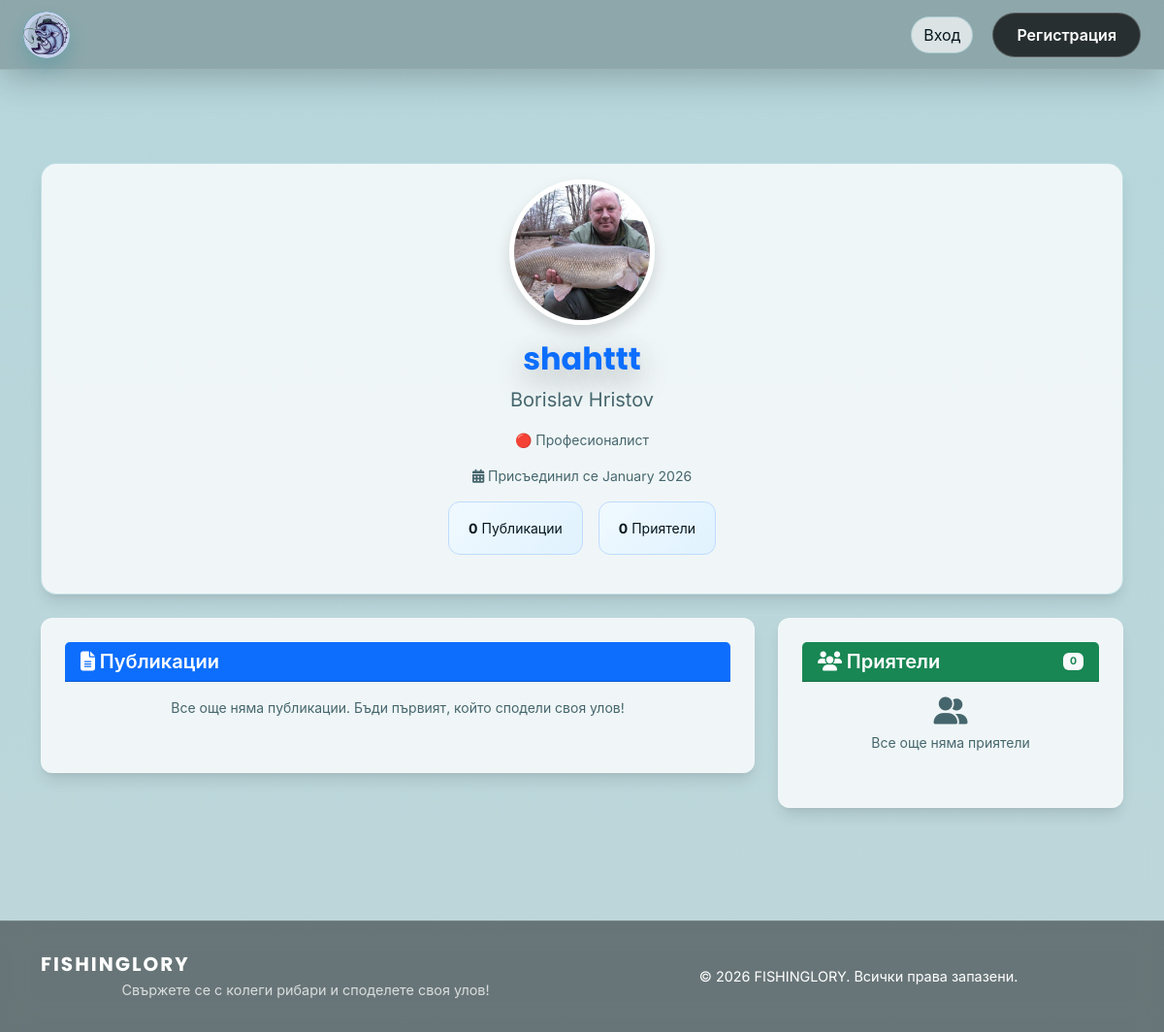
The page /be/users/profile.php?id=1 on the database its author committed.
### tables this page shows
CREATE TABLE `user_profiles` (
  `user_id` int(11) NOT NULL,
  `first_name` varchar(50) DEFAULT NULL,
  `last_name` varchar(50) DEFAULT NULL,
  `avatar_url` varchar(255) DEFAULT NULL,
  `bio` text DEFAULT NULL,
  `location` varchar(100) DEFAULT NULL,
  `experience_level` enum('beginner','advanced','pro') DEFAULT 'beginner'
);

CREATE TABLE `users` (
  `id` int(11) NOT NULL,
  `full_name` varchar(100) NOT NULL,
  `username` varchar(50) NOT NULL,
  `email` varchar(100) NOT NULL,
  `password_hash` varchar(255) NOT NULL,
  `role` enum('user','admin') DEFAULT 'user',
  `is_verified` tinyint(1) DEFAULT 0,
  `status` enum('active','banned') DEFAULT 'active',
  `created_at` timestamp NOT NULL DEFAULT current_timestamp(),
  `last_login` timestamp NULL DEFAULT NULL
);

### Config/languages.php (called while the page is built, shortened)
<?php
$lang = $_SESSION['lang'] ?? 'bg';
function __($key) {
    global $lang, $translations;
    return $translations[$lang][$key] ?? $key;
}
function getCurrentLang() {
    global $lang;
    return $lang;
}
?>

### Config/security.php (called while the page is built, shortened)
<?php
function generateCsrfToken() {
    return $_SESSION['csrf_token'];
}
function assetVersion(string $relativePath): string {
    $relativePath = ltrim($relativePath, "/\\");
    $fullPath = dirname(__DIR__) . DIRECTORY_SEPARATOR . $relativePath;
    if (is_file($fullPath)) {
        return (string) filemtime($fullPath);
    }
    return (string) time();
}

### Config/avatar_helper.php (called while the page is built, shortened)
<?php
function resolveDefaultAvatarPath() {
    $candidates = [
        'fe/assets/img/default-avatar.png',
        'fe/assets/img/avatars/default.png',
        'fe/assets/img/logo_rounded.png',
    ];
    foreach ($candidates as $candidate) {
        if (is_file(__DIR__ . '/../' . $candidate)) {
            $resolved = $candidate;
            return $resolved;
        }
    }
    $resolved = 'fe/assets/img/logo.png';
    return $resolved;
}
function getUserAvatar($avatarUrl, $currentPath = null) {
    $defaultAvatar = resolveDefaultAvatarPath();
    $avatar = $avatarUrl ?? $defaultAvatar;
    if ($currentPath === null) {
        $currentPath = $_SERVER['PHP_SELF'] ?? '';
    }
    if (strpos($currentPath, '/fe/pages/') !== false) {
        if (strpos($avatar, 'fe/') === 0) {
            $path = '../../' . $avatar;
            if ($avatar === $defaultAvatar) {
                $version = avatarAssetVersion($defaultAvatar);
                if ($version !== null) {
                    $path .= '?v=' . $version;
                }
            }
            return $path;
        }
    } elseif (strpos($currentPath, '/be/') !== false) {
        if (strpos($avatar, 'fe/') === 0) {
            $path = '../../' . $avatar;
            return $path;
        }
    }
    return $avatar;
}

### be/users/profile.php (the view, shortened to what this page needs)
<?php
require '../../config/database.php';
require '../../config/security.php';
require '../../config/languages.php';
$profileId = (int)($_GET['id'] ?? 0);
$currentUser = $_SESSION['user_id'] ?? 0;
$stmt = $pdo->prepare("
    SELECT u.id, u.username, u.full_name, u.created_at, up.avatar_url, up.bio, up.location, up.experience_level
    FROM users u
    LEFT JOIN user_profiles up ON u.id = up.user_id
    WHERE u.id = ?
");
$stmt->execute([$profileId]);
$user = $stmt->fetch();
$checkFriend = $pdo->prepare(
    "SELECT 1 FROM friends WHERE user_id = ? AND friend_id = ?"
);
$checkFriend->execute([$currentUser, $profileId]);
$isFriend = $checkFriend->fetch();
$posts = [];
if ($isFriend || $currentUser === $profileId) {
    $stmt = $pdo->prepare("SELECT * FROM posts WHERE user_id = ? ORDER BY created_at DESC");
    $stmt->execute([$profileId]);
    $posts = $stmt->fetchAll();
} else {
    $stmt = $pdo->prepare("SELECT * FROM posts WHERE user_id = ? AND visibility = 'public' ORDER BY created_at DESC");
    $stmt->execute([$profileId]);
    $posts = $stmt->fetchAll();
}
$stmt = $pdo->prepare("
    SELECT COUNT(DISTINCT CASE
        WHEN user_id = ? THEN friend_id
        WHEN friend_id = ? THEN user_id
    END) as count
    FROM friends
    WHERE user_id = ? OR friend_id = ?
");
$stmt->execute([$profileId, $profileId, $profileId, $profileId]);
$friendCount = $stmt->fetch()['count'];
$stmt = $pdo->prepare("
    SELECT DISTINCT u.id, u.username, u.full_name, up.avatar_url
    FROM (
        SELECT friend_id as friend FROM friends WHERE user_id = ?
        UNION
        SELECT user_id as friend FROM friends WHERE friend_id = ?
    ) f
    JOIN users u ON u.id = f.friend
    LEFT JOIN user_profiles up ON u.id = up.user_id
    LIMIT 6
");
$stmt->execute([$profileId, $profileId]);
$friends = $stmt->fetchAll();
require_once '../../config/avatar_helper.php';
$profileAvatar = getUserAvatar($user['avatar_url'] ?? null);
?>
<!DOCTYPE html>
<html lang="<?= getCurrentLang() ?>">
<head>
    <link href="https://cdn.jsdelivr.net/npm/bootstrap@5.3.3/dist/css/bootstrap.min.css" rel="stylesheet">
    <link rel="stylesheet" href="https://cdnjs.cloudflare.com/ajax/libs/font-awesome/6.5.0/css/all.min.css">
    <link rel="stylesheet" href="../../fe/assets/css/style.css?v=<?= assetVersion('fe/assets/css/style.css') ?>">
    <link rel="stylesheet" href="../../fe/assets/css/navbar.css?v=<?= assetVersion('fe/assets/css/navbar.css') ?>">
    <link rel="stylesheet" href="../../fe/assets/css/profile.css?v=<?= assetVersion('fe/assets/css/profile.css') ?>">
    <link rel="stylesheet" href="../../fe/assets/css/posts.css?v=<?= assetVersion('fe/assets/css/posts.css') ?>">
    <link rel="stylesheet" href="../../fe/assets/css/components.css?v=<?= assetVersion('fe/assets/css/components.css') ?>">
</head>
<body class="d-flex flex-column min-vh-100" data-user-id="<?= isset($_SESSION['user_id']) ? $_SESSION['user_id'] : 0 ?>" data-csrf-token="<?= generateCsrfToken() ?>" data-theme="<?= $_SESSION['theme'] ?? 'light' ?>">
<?php include '../../fe/components/navbar.php'; ?>
<main class="flex-grow-1 container my-5 py-5">
    <div class="card mb-4 shadow profile-main-card">
        <div class="card-body text-center">
            <img src="<?= htmlspecialchars($profileAvatar) ?>" width="150" height="150" class="rounded-circle mb-3 border border-primary profile-avatar-main">
            <h2 class="fw-bold text-primary"><?= htmlspecialchars($user['username']) ?></h2>
            <p class="text-muted fs-5"><?= htmlspecialchars($user['full_name']) ?></p>
            <?php if (!empty($user['experience_level'])): ?>
                <p class="text-muted mb-3">
                    <?php
                    $levels = [
                        'beginner' => '🟢 ' . __('beginner'),
                        'advanced' => '🟡 ' . __('advanced'),
                        'pro' => '🔴 ' . __('pro')
                    ];
                    echo $levels[$user['experience_level']] ?? '🟢 ' . __('beginner');
                    ?>
                </p>
            <?php endif; ?>
            <p class="text-muted"><i class="fas fa-calendar-alt"></i> <?= __('joined') ?> <?= date('F Y', strtotime($user['created_at'])) ?></p>
            <div class="profile-stats">
                <div class="profile-stat-item"><strong><?= count($posts) ?></strong> <?= __('posts') ?></div>
                <div class="profile-stat-item"><strong><?= $friendCount ?></strong> <?= __('friends') ?></div>
            </div>
        </div>
    </div>
    <div class="row">
        <div class="col-md-8">
            <div class="card profile-section-card">
                <div class="card-header bg-primary text-white">
                    <h5 class="mb-0"><i class="fas fa-file-alt"></i> <?= __('posts') ?></h5>
                </div>
                <div class="card-body">
                    <?php if (empty($posts)): ?>
                        <p class="text-center text-muted"><?= __('no_posts') ?></p>
                    <?php endif; ?>
                </div>
            </div>
        </div>
        <div class="col-md-4">
            <div class="card profile-section-card">
                <div class="card-header bg-success text-white d-flex justify-content-between align-items-center">
                    <h5 class="mb-0"><i class="fas fa-users"></i> <?= __('friends') ?></h5>
                    <span class="badge bg-light text-success"><?= $friendCount ?></span>
                </div>
                <div class="card-body">
                    <?php if (empty($friends)): ?>
                        <p class="text-center text-muted">
                            <i class="fas fa-user-friends fa-2x mb-2 d-block"></i>
                            <?= __('no_friends') ?>
                        </p>
                    <?php endif; ?>
                </div>
            </div>
        </div>
    </div>
</main>
<?php include '../../fe/components/footer.php'; ?>
</body>
</html>

### fe/assets/css/style.css (style rules this page uses)
:root { --primary-color: #088395; --primary-light: #7AB2B2; --primary-dark: #09637E; --primary-600: #088395; --accent-ocean: #7AB2B2; --accent-success: #10B981; --accent-warning: #F59E0B; --accent-danger: #EF4444; --bg-primary: #DCEBED; --bg-secondary: rgba(255, 255, 255, 0.8); --bg-tertiary: rgba(8, 131, 149, 0.1); --bg-card: rgba(255, 255, 255, 0.65); --bg-sidebar: rgba(255, 255, 255, 0.4); --bg-post: rgba(255, 255, 255, 0.7); --text-primary: #04161D; --text-secondary: #088395; --text-tertiary: #557A7A; --text-muted: #46666D; --surface-1: rgba(255, 255, 255, 0.78); --surface-2: rgba(255, 255, 255, 0.68); --border-color: rgba(8, 131, 149, 0.2); --gradient-primary: linear-gradient(135deg, #088395 0%, #7AB2B2 100%); --gradient-success: linear-gradient(135deg, #10B981 0%, #059669 100%); --gradient-sidebar: linear-gradient(135deg, rgba(0,0,0,0.35) 0%, rgba(8,131,149,0.12) 100%); --gradient-post: linear-gradient(135deg, rgba(0,0,0,0.35) 0%, rgba(8,131,149,0.14) 100%); --shadow-xs: 0 1px 2px 0 rgba(0, 0, 0, 0.05); --shadow-sm: 0 1px 3px 0 rgba(0, 0, 0, 0.1), 0 1px 2px 0 rgba(0, 0, 0, 0.06); --shadow-md: 0 4px 6px -1px rgba(0, 0, 0, 0.1), 0 2px 4px -1px rgba(0, 0, 0, 0.06); --shadow-lg: 0 10px 15px -3px rgba(0, 0, 0, 0.1), 0 4px 6px -2px rgba(0, 0, 0, 0.05); --shadow-xl: 0 20px 25px -5px rgba(0, 0, 0, 0.1), 0 10px 10px -5px rgba(0, 0, 0, 0.04); --radius-sm: 8px; --radius-md: 12px; --radius-lg: 16px; --radius-xl: 20px; --transition-fast: 150ms ease-in-out; --transition-base: 250ms ease-in-out; --transition-slow: 350ms ease-in-out; --body-bg-image-light: url('../img/bg_light.jpg'); --body-bg-image-dark: url('../img/bg_dark.jpg'); --body-bg-overlay-light: linear-gradient(180deg, rgba(8, 131, 149, 0.18) 0%, rgba(6, 95, 111, 0.14) 100%); --body-bg-overlay-dark: linear-gradient(180deg, rgba(0, 0, 0, 0.28) 0%, rgba(0, 0, 0, 0.32) 100%); --body-bg-image: var(--body-bg-image-light); --body-bg-overlay: var(--body-bg-overlay-light); }
* { box-sizing: border-box; }
html { scroll-behavior: smooth; }
body { background-color: var(--bg-primary); background-image: var(--body-bg-overlay), var(--body-bg-image); background-size: cover; background-position: center; background-repeat: no-repeat; background-blend-mode: multiply, normal; background-attachment: fixed; color: var(--text-primary); font-family: 'Inter', -apple-system, BlinkMacSystemFont, 'Segoe UI', Roboto, 'Helvetica Neue', Arial, sans-serif; font-size: 14px; line-height: 1.5; transition: background-color var(--transition-base), background-image var(--transition-slow); }
body > * { transition: opacity 0.72s cubic-bezier(0.16, 1, 0.3, 1); }
body > *:not(.bubble-container):not(.transition-overlay) { animation: page-content-fade-in 420ms cubic-bezier(0.16, 1, 0.3, 1) both; }
h1, h2, h3, h4, h5, h6 { font-family: 'Poppins', 'Inter', -apple-system, BlinkMacSystemFont, 'Segoe UI', Roboto, Arial, sans-serif; font-weight: 600; line-height: 1.2; }
.text-muted { color: var(--text-muted) !important; }
.sidebar-card, .create-post-modern, .modern-post, .profile-main-card, .profile-section-card, .messages-container, .conversation-list, .conversation-thread, .activity-card, .friend-card, .request-card, .login-card, .register-card, .glass-card { background: var(--surface-1) !important; border-color: var(--border-color) !important; color: var(--text-primary) !important; box-shadow: var(--shadow-lg) !important; }
.post-header, .post-content, .post-actions, .comment-section, .message-input-area, .conversation-list-header, .activity-header-section, .profile-section-card, .friends-page .page-title, .requests-page .page-title { border-color: rgba(255, 255, 255, 0.14) !important; color: var(--text-primary) !important; }
h1, h2, h3 { text-shadow: 0 10px 30px rgba(0, 0, 0, 0.35); }
.modern-post, .profile-main-card, .profile-section-card, .messages-container, .activity-card, .friend-card, .request-card { background-image: none !important; }

### fe/assets/css/navbar.css (style rules this page uses)
body { padding-top: 72px; }

### rows shown on the page
user_profiles: avatar_url (picture), user_id.username "shahttt", user_id.full_name "Borislav Hristov", experience_level "🔴 Професионалист", user_id.created_at "January 2026"

### other values the page prints
__('login') "Вход"
__('sign_up') "Регистрация"
__('joined') "Присъединил се"
count($posts) "0"
__('posts') "Публикации"
$friendCount "0"
__('friends') "Приятели"
__('no_posts') "Все още няма публикации. Бъди първият, който сподели своя улов!"
__('no_friends') "Все още няма приятели"
__('footer_tagline') "Свържете се с колеги рибари и споделете своя улов!"
__('all_rights_reserved') "Всички права запазени."
